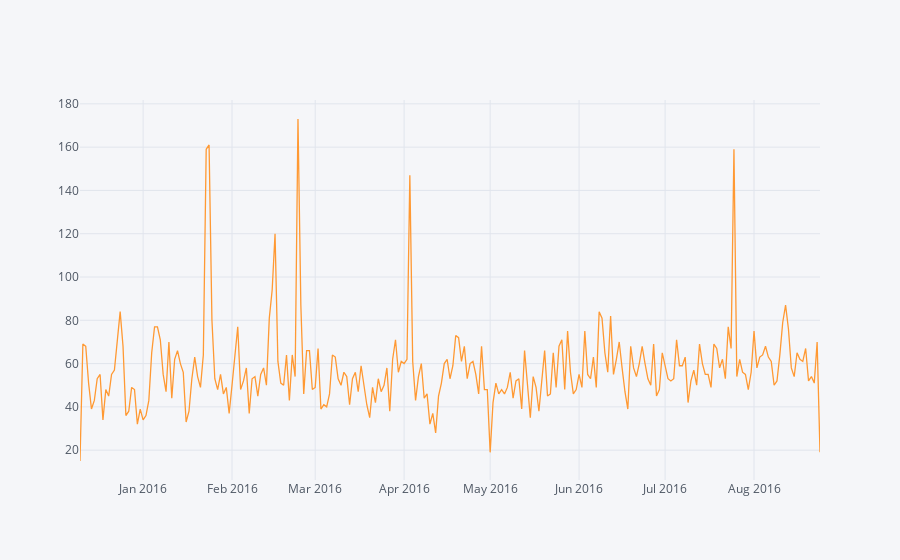

The notebook cell this image was saved under:
### Code cell
df[df['Reason'] == 'Fire'].groupby('Date').count()['title'].iplot()

### Figure 1 — Plotly figure (JSON) as saved in the notebook; plotly's stock layout.template omitted (floating-point values rounded to 4 significant figures; data arrays with more than 128 entries replaced by an {"elided": "..."} marker saying what was removed)
{"data": [{"line": {"color": "rgba(255, 153, 51, 1.0)", "dash": "solid", "shape": "linear", "width": 1.3}, "mode": "lines", "name": "title", "text": "", "type": "scatter", "x": {"elided": "259 str values"}, "y": {"elided": "259 int values"}}], "layout": {"legend": {"bgcolor": "#F5F6F9", "font": {"color": "#4D5663"}}, "paper_bgcolor": "#F5F6F9", "plot_bgcolor": "#F5F6F9", "title": {"font": {"color": "#4D5663"}}, "xaxis": {"gridcolor": "#E1E5ED", "showgrid": true, "tickfont": {"color": "#4D5663"}, "title": {"font": {"color": "#4D5663"}, "text": ""}, "zerolinecolor": "#E1E5ED"}, "yaxis": {"gridcolor": "#E1E5ED", "showgrid": true, "tickfont": {"color": "#4D5663"}, "title": {"font": {"color": "#4D5663"}, "text": ""}, "zerolinecolor": "#E1E5ED"}}}
